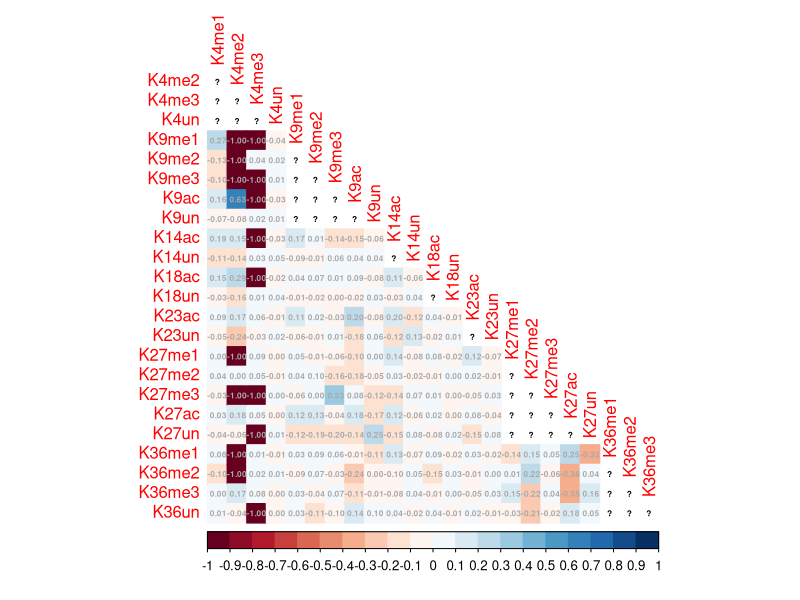
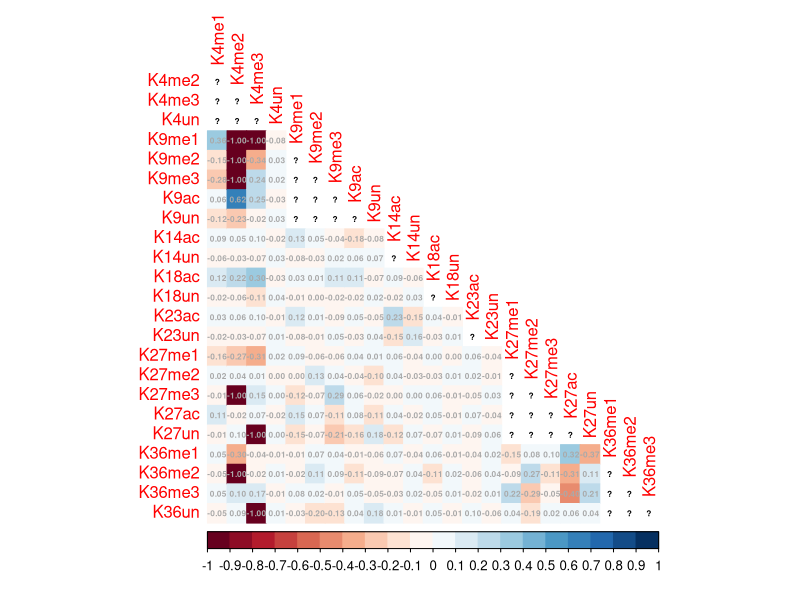
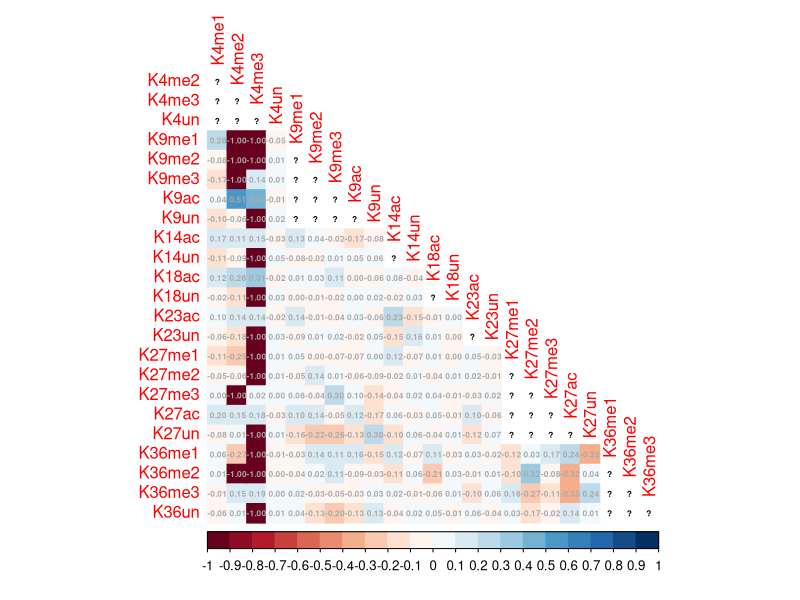
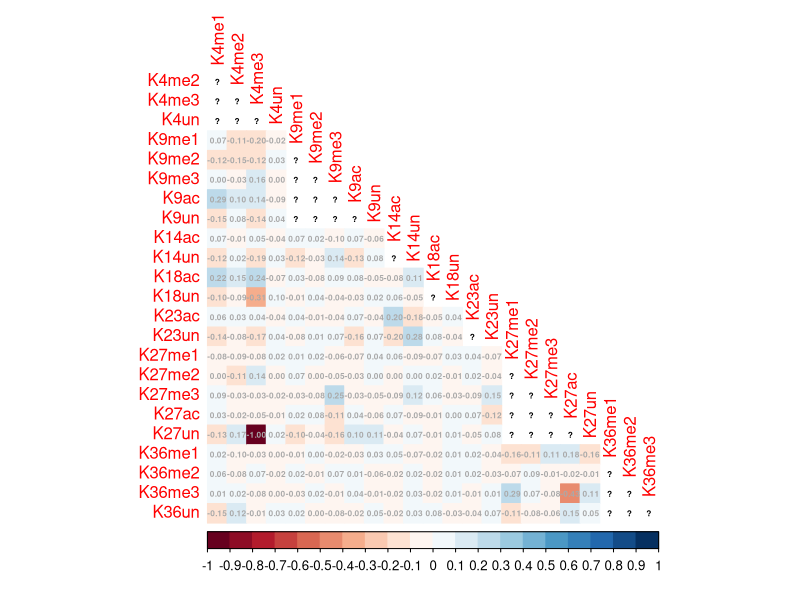
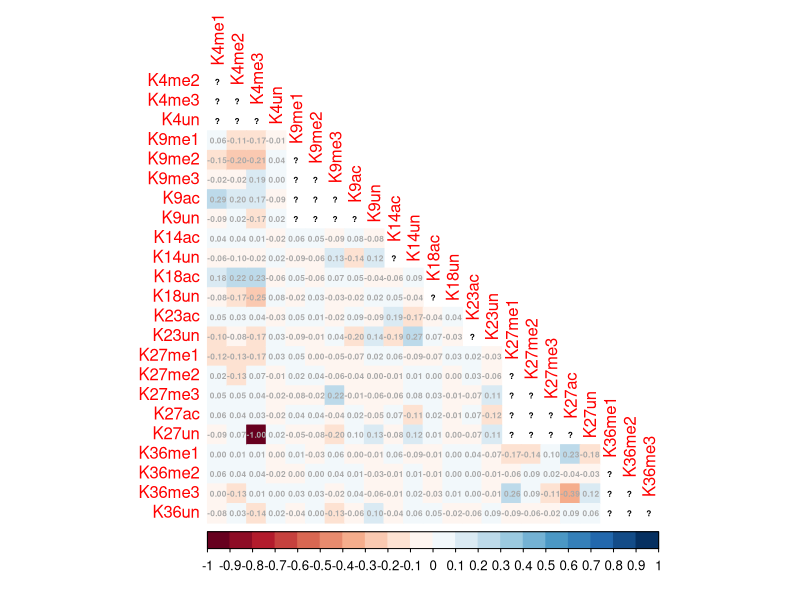
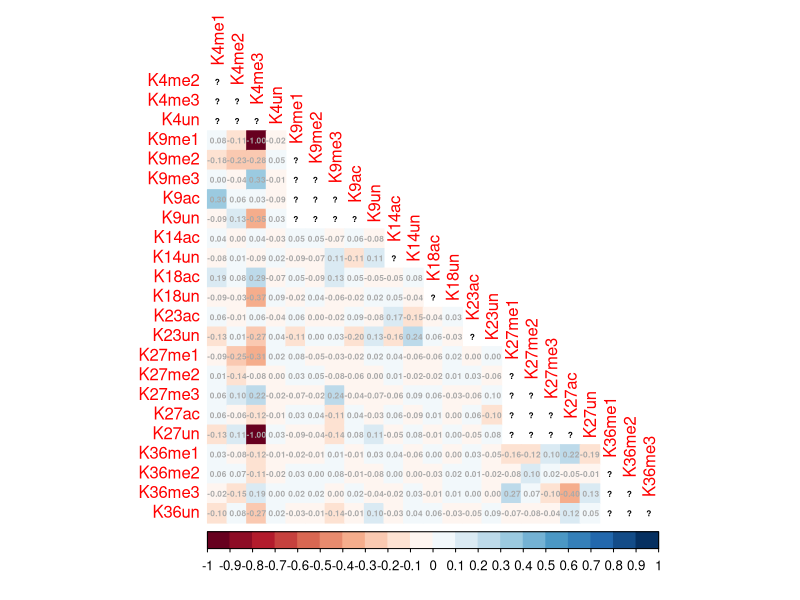

Generate these figures, in order, with R:
# load libraries
library(readxl)
library(tidyverse)
library(corrplot)


# import h32 data cleaned in excel
interplay1_1 <- read_excel("data/H32_interplay_matrices.xlsx", 
                           sheet = "Sheet1", col_names = FALSE)
View(interplay1_1)


interplay1_2 <- read_excel("data/H32_interplay_matrices.xlsx", 
                           sheet = "Sheet2", col_names = FALSE)
View(interplay1_2)


interplay1_3 <- read_excel("data/H32_interplay_matrices.xlsx", 
                           sheet = "Sheet3", col_names = FALSE)
View(interplay1_3)


interplay2_1 <- read_excel("data/H32_interplay_matrices.xlsx", 
                           sheet = "Sheet4", col_names = FALSE)
View(interplay2_1)


interplay2_2 <- read_excel("data/H32_interplay_matrices.xlsx", 
                           sheet = "Sheet5", col_names = FALSE)
View(interplay2_2)


interplay2_3 <- read_excel("data/H32_interplay_matrices.xlsx", 
                           sheet = "Sheet6", col_names = FALSE)
View(interplay2_3)



# convert df to matrix for corrplot input
h32_interplay1_1 <- as.matrix(interplay1_1)

h32_interplay1_2 <- as.matrix(interplay1_2)

h32_interplay1_3 <- as.matrix(interplay1_3)

h32_interplay2_1 <- as.matrix(interplay2_1)

h32_interplay2_2 <- as.matrix(interplay2_2)

h32_interplay2_3 <- as.matrix(interplay2_3)



# names for rows and columns
groupnames <- c("K4me1", "K4me2", "K4me3", "K4un", "K9me1", "K9me2", "K9me3", "K9ac", "K9un", "K14ac", "K14un", "K18ac", "K18un", "K23ac",  "K23un", "K27me1", "K27me2", "K27me3", "K27ac", "K27un", "K36me1", "K36me2", "K36me3", "K36un")
row.names(h32_interplay1_1) <- groupnames
colnames(h32_interplay1_1) <- groupnames

row.names(h32_interplay1_2) <- groupnames
colnames(h32_interplay1_2) <- groupnames

row.names(h32_interplay1_3) <- groupnames
colnames(h32_interplay1_3) <- groupnames

row.names(h32_interplay2_1) <- groupnames
colnames(h32_interplay2_1) <- groupnames

row.names(h32_interplay2_2) <- groupnames
colnames(h32_interplay2_2) <- groupnames

row.names(h32_interplay2_3) <- groupnames
colnames(h32_interplay2_3) <- groupnames



# corrplot for all loaded matrices

# plot corrplot for h32_interplay1_1
corrplot(
        h32_interplay1_1, # specify matrix
         method = 'color' , # shape in each cell
         type = 'lower', # plot only lower half
         diag = FALSE, # remove diagonal with perfect correlation 
         col = COL2('RdBu', 20), # color scheme
         addCoef.col = "dark grey", # font color
         number.cex = 0.50) # text size


# plot corrplot for h32_interplay1_2
corrplot(h32_interplay1_2, # specify matrix
         method = 'color' , # shape in each cell
         type = 'lower', # plot only lower half
         diag = FALSE, # remove diagonal with perfect correlation 
         col = COL2('RdBu', 20), # color scheme
         addCoef.col = "dark grey", # font color
         number.cex = 0.50) # text size


# plot corrplot for h32_interplay1_3
corrplot(h32_interplay1_3, # specify matrix
         method = 'color' , # shape in each cell
         type = 'lower', # plot only lower half
         diag = FALSE, # remove diagonal with perfect correlation 
         col = COL2('RdBu', 20), # color scheme
         addCoef.col = "dark grey", # font color
         number.cex = 0.50) # text size


# plot corrplot for h32_interplay2_1
corrplot(h32_interplay2_1, # specify matrix
         method = 'color' , # shape in each cell
         type = 'lower', # plot only lower half
         diag = FALSE, # remove diagonal with perfect correlation 
         col = COL2('RdBu', 20), # color scheme
         addCoef.col = "dark grey", # font color
         number.cex = 0.50) # text size


# plot corrplot for h32_interplay2_2
corrplot(h32_interplay2_2, # specify matrix
         method = 'color' , # shape in each cell
         type = 'lower', # plot only lower half
         diag = FALSE, # remove diagonal with perfect correlation 
         col = COL2('RdBu', 20), # color scheme
         addCoef.col = "dark grey", # font color
         number.cex = 0.50) # text size


# plot corrplot for h32_interplay2_3
corrplot(h32_interplay2_3, # specify matrix
         method = 'color' , # shape in each cell
         type = 'lower', # plot only lower half
         diag = FALSE, # remove diagonal with perfect correlation 
         col = COL2('RdBu', 20), # color scheme
         addCoef.col = "dark grey", # font color
         number.cex = 0.50) # text size
